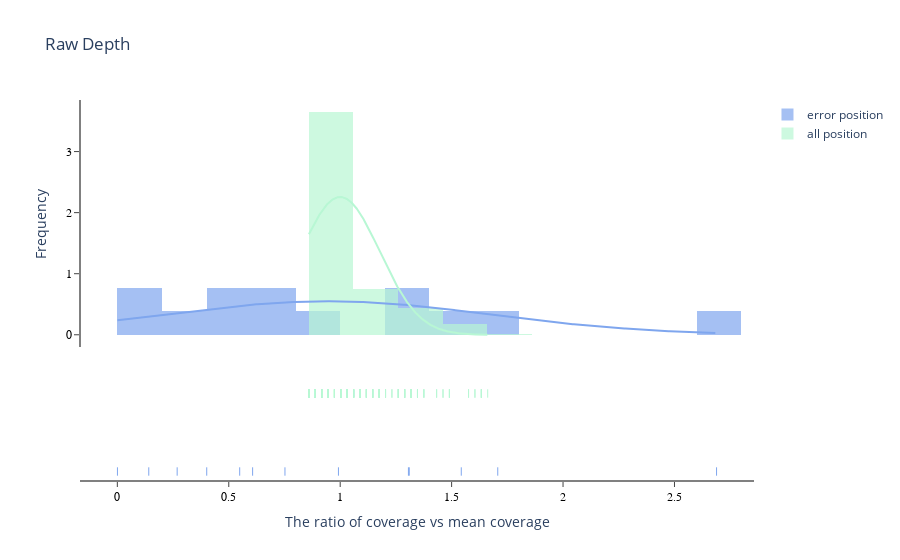

The notebook cell this image was saved under:
### Code cell
# from plotly.offline import iplot, plot

hist_data = [df_err_v1['DP'].tolist(), df_all_1['ERROR_all'].tolist()]
group_labels = ['error position', 'all position'] # name of the dataset
colors = ['#7FA6EE', '#B8F7D4']

fig = ff.create_distplot(hist_data, group_labels, curve_type='normal', colors=colors, bin_size=.2)

# 设置图形布局
fig.update_layout(
    title="Raw Depth",
    yaxis=dict(
        title='Frequency',
        showline=True, showgrid=False,
        linewidth=2, linecolor='gray', ticks='outside',
        tickfont=dict(
            family='Arial',
            size=12,
            color='black',
        )
    ),
    
    xaxis=dict(
        title='The ratio of coverage vs mean coverage',
        showline=True, showgrid=False,
        linewidth=2, linecolor='gray', ticks='outside',
        tickfont=dict(
            family='Arial',
            size=12,
            color='black',
        )
    ),
    legend=dict(
        traceorder="normal",
        font=dict(size=12),
    ),

    plot_bgcolor='white',
    yaxis_gridcolor='lightgray', yaxis_gridwidth=0.5,
    xaxis_gridcolor='lightgray', xaxis_gridwidth=0.5,
)
fig.show()
# plot(fig, filename='my_plot.html')

### Figure 1 — Plotly figure (JSON) as saved in the notebook; plotly's stock layout.template omitted (floating-point values rounded to 4 significant figures; data arrays with more than 128 entries replaced by an {"elided": "..."} marker saying what was removed)
{"data": [{"autobinx": false, "histnorm": "probability density", "legendgroup": "error position", "marker": {"color": "#7FA6EE"}, "name": "error position", "opacity": 0.7, "type": "histogram", "x": [0.0004897, 0.2685, 1.543, 0.5491, 0.7522, 0.9922, 1.306, 0.141, 1.31, 0.4011, 0.607, 2.689, 1.707], "xaxis": "x", "xbins": {"end": 2.689, "size": 0.2, "start": 0.0004897}, "yaxis": "y"}, {"autobinx": false, "histnorm": "probability density", "legendgroup": "all position", "marker": {"color": "#B8F7D4"}, "name": "all position", "opacity": 0.7, "type": "histogram", "x": {"elided": "383 float values"}, "xaxis": "x", "xbins": {"end": 1.662, "size": 0.2, "start": 0.8596}, "yaxis": "y"}, {"legendgroup": "error position", "marker": {"color": "#7FA6EE"}, "mode": "lines", "name": "error position", "showlegend": false, "type": "scatter", "x": {"elided": "500 float values"}, "xaxis": "x", "y": {"elided": "500 float values"}, "yaxis": "y"}, {"legendgroup": "all position", "marker": {"color": "#B8F7D4"}, "mode": "lines", "name": "all position", "showlegend": false, "type": "scatter", "x": {"elided": "500 float values"}, "xaxis": "x", "y": {"elided": "500 float values"}, "yaxis": "y"}, {"legendgroup": "error position", "marker": {"color": "#7FA6EE", "symbol": "line-ns-open"}, "mode": "markers", "name": "error position", "showlegend": false, "type": "scatter", "x": [0.0004897, 0.2685, 1.543, 0.5491, 0.7522, 0.9922, 1.306, 0.141, 1.31, 0.4011, 0.607, 2.689, 1.707], "xaxis": "x", "y": ["error position", "error position", "error position", "error position", "error position", "error position", "error position", "error position", "error position", "error position", "error position", "error position", "error position"], "yaxis": "y2"}, {"legendgroup": "all position", "marker": {"color": "#B8F7D4", "symbol": "line-ns-open"}, "mode": "markers", "name": "all position", "showlegend": false, "type": "scatter", "x": {"elided": "383 float values"}, "xaxis": "x", "y": {"elided": "383 str values"}, "yaxis": "y2"}], "layout": {"barmode": "overlay", "hovermode": "closest", "legend": {"font": {"size": 12}, "traceorder": "normal"}, "plot_bgcolor": "white", "title": {"text": "Raw Depth"}, "xaxis": {"anchor": "y2", "domain": [0, 1], "gridcolor": "lightgray", "gridwidth": 0.5, "linecolor": "gray", "linewidth": 2, "showgrid": false, "showline": true, "tickfont": {"color": "black", "family": "Arial", "size": 12}, "ticks": "outside", "title": {"text": "The ratio of coverage vs mean coverage"}, "zeroline": false}, "yaxis": {"anchor": "free", "domain": [0.35, 1], "gridcolor": "lightgray", "gridwidth": 0.5, "linecolor": "gray", "linewidth": 2, "position": 0, "showgrid": false, "showline": true, "tickfont": {"color": "black", "family": "Arial", "size": 12}, "ticks": "outside", "title": {"text": "Frequency"}}, "yaxis2": {"anchor": "x", "domain": [0, 0.25], "dtick": 1, "showticklabels": false}}}
